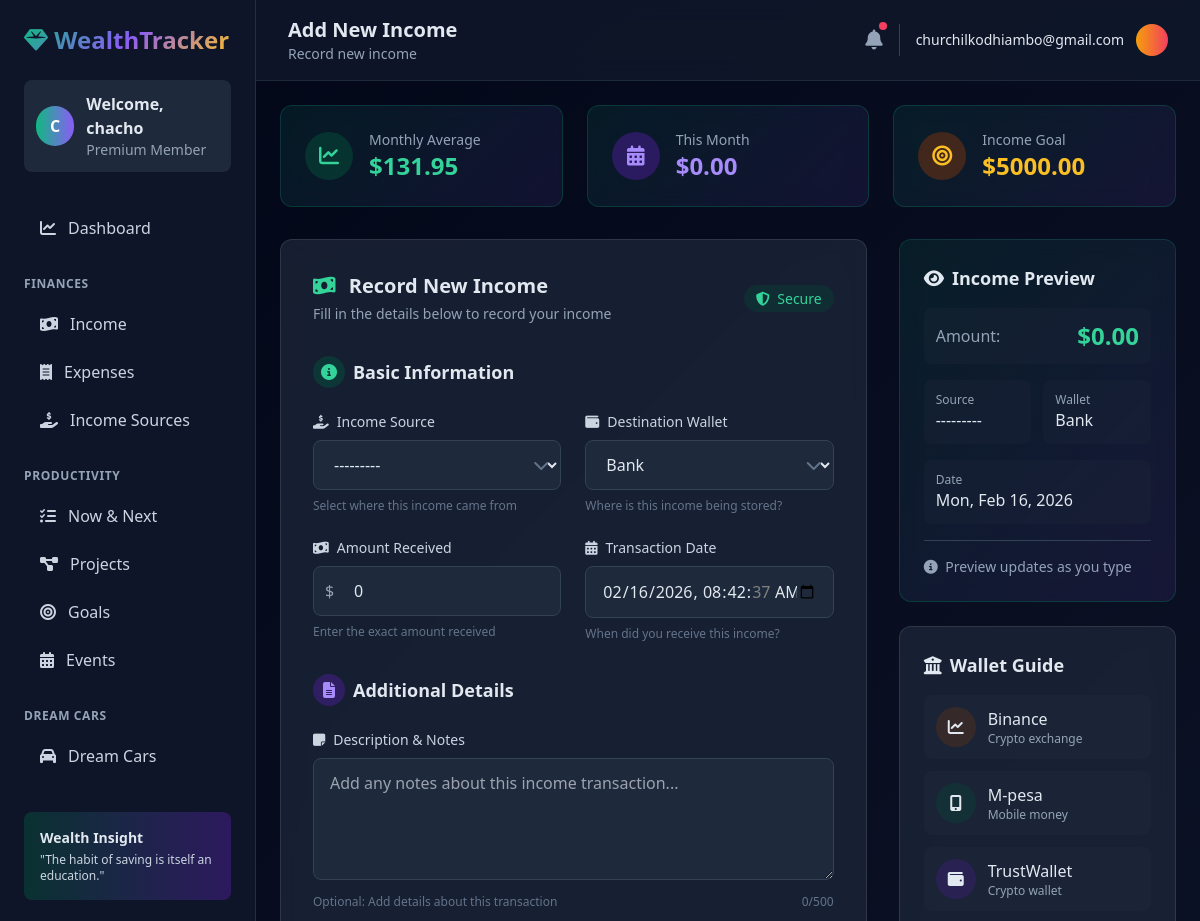
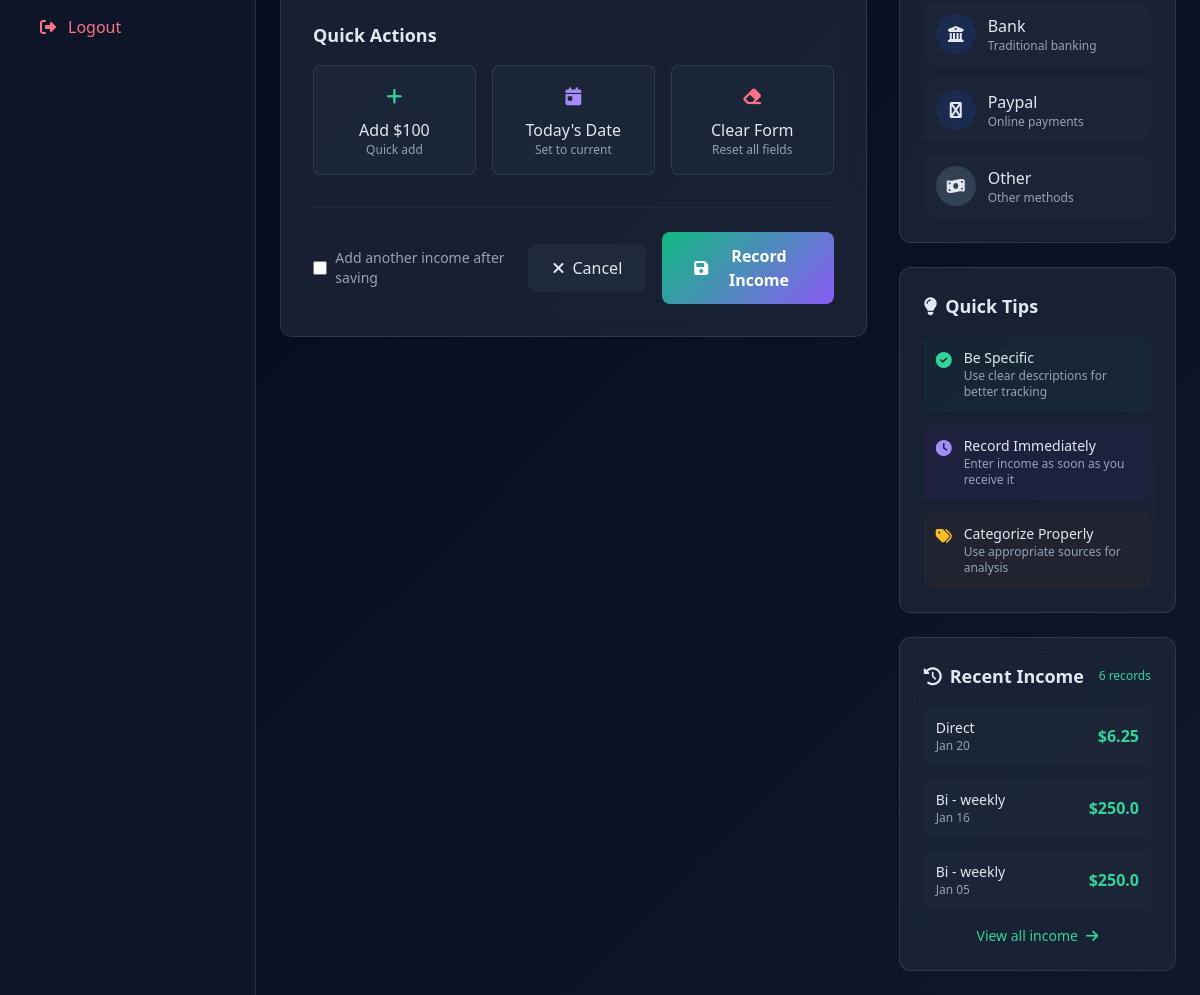
The app's page /income/new/ (signed in), older data (2 pictures, top to bottom).
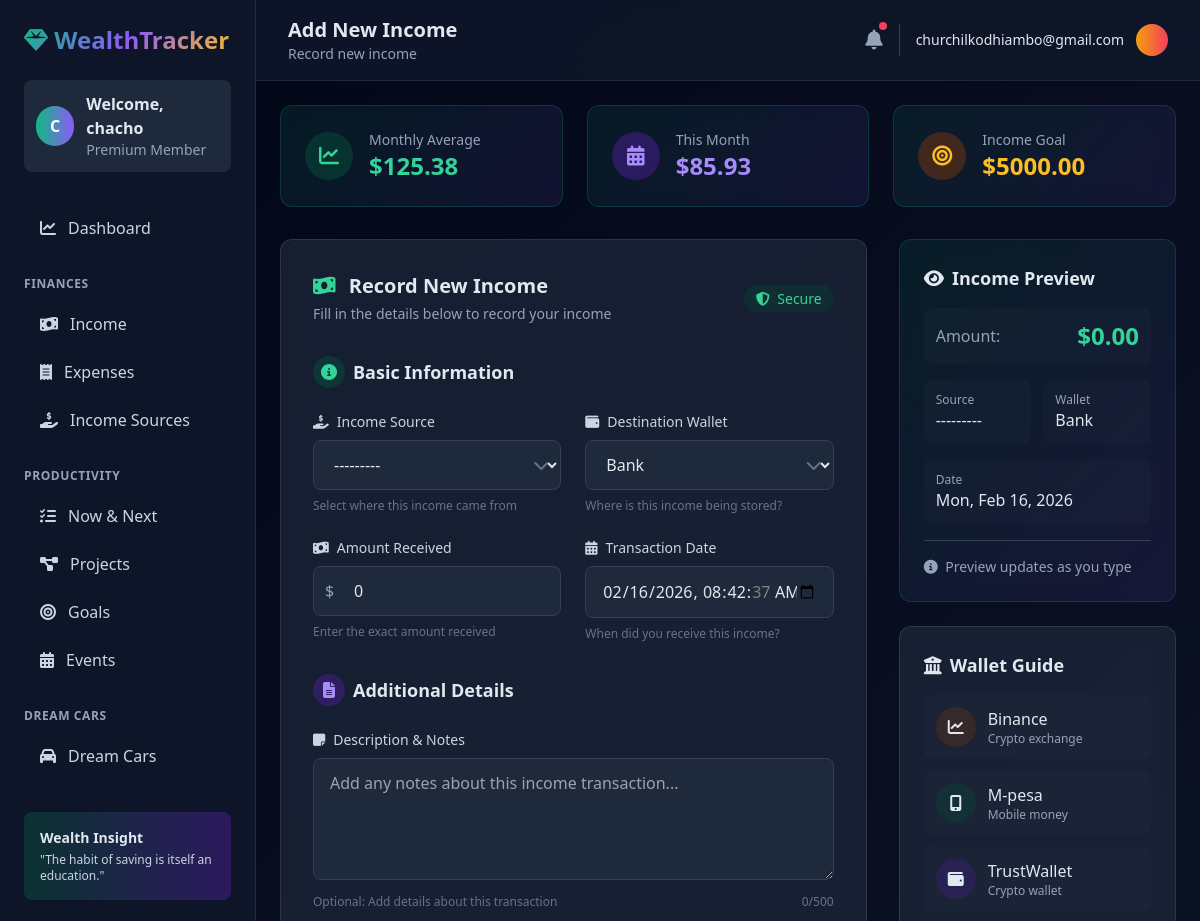
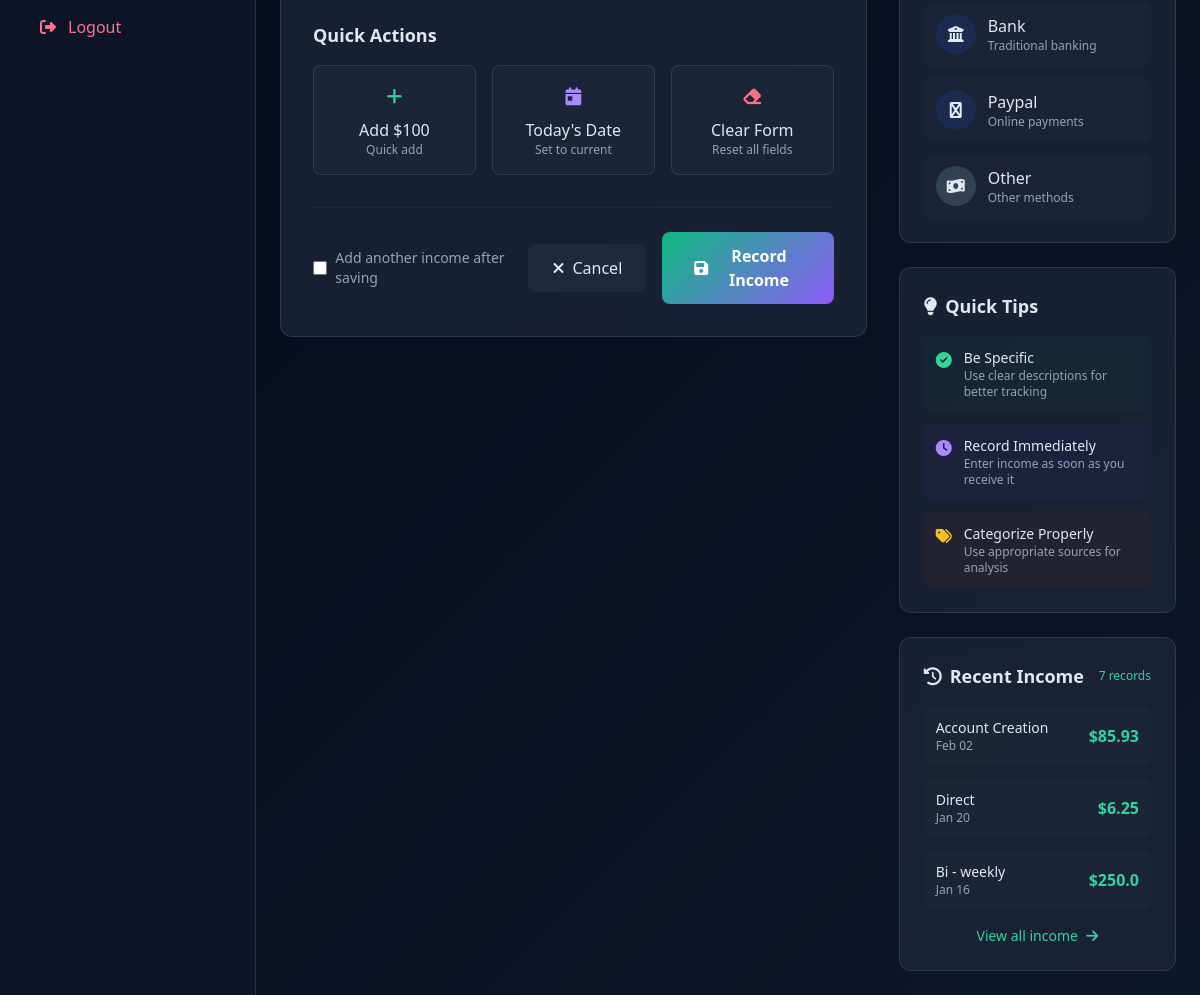
The same page, newer data (2 pictures, top to bottom).
### Tracker/models.py (models this page shows, shortened)
class Income(models.Model):
    user = models.ForeignKey(User, on_delete=models.CASCADE, null=True)
    source = models.ForeignKey(IncomeSource, on_delete=models.CASCADE, null=True, blank=True)
    wallet = models.CharField(max_length=100, choices=WALLETS, default="Bank")
    amount = models.FloatField(default=0)
    date = models.DateTimeField(default=timezone.now)
    description = models.TextField(default="")

class IncomeSource(models.Model):
    user = models.ForeignKey(User, on_delete=models.CASCADE, null=True, blank=True)
    name = models.CharField(max_length=100, default="")
    client = models.CharField(max_length=100, default="")
    start_date = models.DateTimeField(default=timezone.now)
    end_date = models.DateTimeField(default=timezone.now)
    worth = models.FloatField(default=0)
    got = models.BooleanField(default=False)
    description = models.TextField(default="")
    def __str__(self):
        return f"{self.name} - {self.client}"

### Tracker/views.py (the view, shortened to what this page needs)
# urls.py: path('income/new/', views.IncomeCreateView.as_view(), name='income-create'),
class IncomeCreateView(LoginRequiredMixin, CreateView):
    model = Income
    form_class = IncomeForm
    template_name = 'tracker/income_form.html'
    success_url = reverse_lazy('income-list')
    def get_context_data(self, **kwargs):
        context = super().get_context_data(**kwargs)
        user = self.request.user
        from django.db.models import Avg, Sum
        from django.utils import timezone
        from datetime import timedelta
        monthly_avg = Income.objects.filter(user=user).aggregate(
            avg=Avg('amount')
        )['avg'] or 0
        start_of_month = timezone.now().replace(
            day=1, hour=0, minute=0, second=0, microsecond=0
        )
        month_total = Income.objects.filter(
            user=user,
            date__gte=start_of_month
        ).aggregate(Sum('amount'))['amount__sum'] or 0
        recent_incomes = Income.objects.filter(user=user).order_by('-date')[:5]
        context.update({
            'monthly_avg': monthly_avg,
            'month_total': month_total,
            'income_goal': 5000,  # You can make this dynamic from user settings
            'recent_incomes': recent_incomes,
            'recent_count': Income.objects.filter(user=user).count(),
        })
        return context

### Tracker/forms.py
class IncomeForm(forms.ModelForm):
    class Meta:
        model = Income
        fields = ['source', 'wallet', 'amount', 'date', 'description']
        widgets = {
            'date': forms.DateTimeInput(attrs={'type': 'datetime-local', 'class': 'form-control'}),
            'description': forms.Textarea(attrs={'rows': 3, 'class': 'form-control'}),
        }

### Tracker/templates/tracker/income_form.html (shortened to what the changed rows need)
{% extends 'tracker/base.html' %}
{% load widget_tweaks %}
{% block header_title %}{% if form.instance.pk %}Edit Income{% else %}Add New Income{% endif %}{% endblock %}
{% block content %}
<div class="max-w-7xl mx-auto">
    <div class="grid grid-cols-1 md:grid-cols-3 gap-6 mb-8">
        <div class="stat-card card p-6 rounded-xl">
            <div class="flex items-center">
                <div>
                    <p class="text-slate-400 text-sm">Monthly Average</p>
                    <h3 class="text-2xl font-bold text-emerald-400">${{ monthly_avg|default:"0"|floatformat:2 }}</h3>
                </div>
            </div>
        </div>
        <div class="stat-card card p-6 rounded-xl">
            <div class="flex items-center">
                <div>
                    <p class="text-slate-400 text-sm">This Month</p>
                    <h3 class="text-2xl font-bold text-violet-400">${{ month_total|default:"0"|floatformat:2 }}</h3>
                </div>
            </div>
        </div>
    </div>
    <div class="grid grid-cols-1 lg:grid-cols-3 gap-8">
        <div class="space-y-6">
            <div class="card rounded-xl p-6">
                <div class="space-y-3">
                    {% for wallet_code, wallet_name in form.fields.wallet.choices %}
                    {% if wallet_code %}
                    <div class="wallet-option flex items-center p-3 bg-slate-800/50 hover:bg-slate-800 rounded-lg transition-colors cursor-pointer" onclick="selectWallet('{{ wallet_code }}')">
                        <div class="w-10 h-10 {% if wallet_code == 'Bank' %}bg-blue-900/30{% elif wallet_code == 'Paypal' %}bg-blue-900/30{% elif wallet_code == 'Binance' %}bg-amber-900/30{% elif wallet_code == 'M-pesa' %}bg-emerald-900/30{% elif wallet_code == 'TrustWallet' %}bg-violet-900/30{% else %}bg-slate-700{% endif %} rounded-full flex items-center justify-center mr-3">
                            <i class="fas {% if wallet_code == 'Bank' %}fa-university{% elif wallet_code == 'Paypal' %}fa-cc-paypal{% elif wallet_code == 'Binance' %}fa-chart-line{% elif wallet_code == 'M-pesa' %}fa-mobile-alt{% elif wallet_code == 'TrustWallet' %}fa-wallet{% else %}fa-money-bill-wave{% endif %} wallet-icon"></i>
                        </div>
                        <div>
                            <p class="font-medium">{{ wallet_name }}</p>
                            <p class="text-xs text-slate-400">
                                {% if wallet_code == 'Bank' %}Traditional banking
                                {% elif wallet_code == 'Paypal' %}Online payments
                                {% elif wallet_code == 'Binance' %}Crypto exchange
                                {% elif wallet_code == 'M-pesa' %}Mobile money
                                {% elif wallet_code == 'TrustWallet' %}Crypto wallet
                                {% else %}Other methods{% endif %}
                            </p>
                        </div>
                    </div>
                    {% endif %}
                    {% endfor %}
                </div>
            </div>
            <div class="card rounded-xl p-6">
                <div class="flex items-center justify-between mb-4">
                    <h4 class="text-lg font-semibold">
                        <i class="fas fa-history mr-2"></i>Recent Income
                    </h4>
                    <span class="text-xs text-emerald-400">{{ recent_count }} records</span>
                </div>
                <div class="space-y-3">
                    {% for income in recent_incomes|slice:":3" %}
                    <div class="flex items-center justify-between p-3 bg-slate-800/50 rounded-lg">
                        <div>
                            <p class="font-medium text-sm">{{ income.source.name|default:"Direct" }}</p>
                            <p class="text-xs text-slate-400">{{ income.date|date:"M d" }}</p>
                        </div>
                        <span class="font-bold text-emerald-400">${{ income.amount }}</span>
                    </div>
                    {% empty %}
                    <p class="text-slate-400 text-center py-4 text-sm">No recent income records</p>
                    {% endfor %}
                </div>
            </div>
        </div>
    </div>
</div>
{% endblock %}

Row changes from the older to the newer data that the page shows:
no longer on this page (row unchanged): Income: source.name "Bi - weekly", date "Jan 05", amount "250.0"
added Income: source.name "Account Creation", date "Feb 02", amount "85.93"
Text that changed along with them:
{{ monthly_avg|default:"0"|floatformat:2 }}: "131.95" → "125.38"
{{ month_total|default:"0"|floatformat:2 }}: "0.00" → "85.93"
{{ recent_count }}: "6" → "7"
